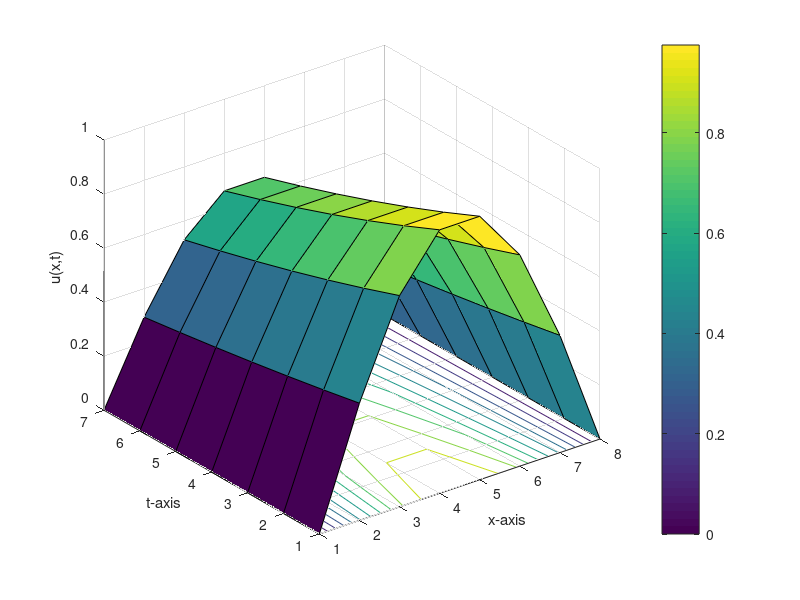
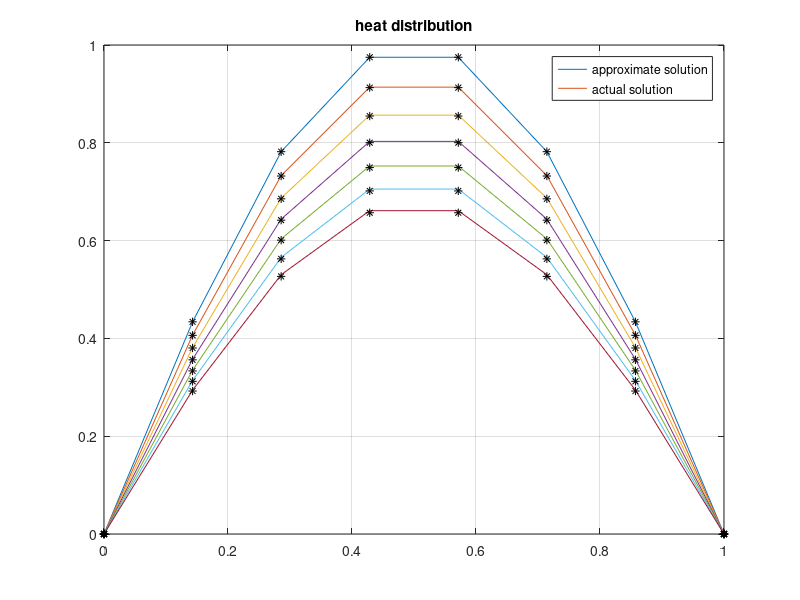

These figures' MATLAB source, in order:
% Use the Crank-Nicolson method to approximate the solution of the heat
% equation
%
% du/dt = d^2u/dx^2,   0 < x < 1,  0 < t,
% u(0,t) = u(1,t) = 0,
% u(x,0) = sin(pi*x)
%
% and compare the result to the actual solution
% u(x,t) = exp(-pi^2*t)*sin(pi*x)

function crank1
clc
clf
clear all
c=1;
a=0;
b=1;
tf=0.04;
n=8;
m=7;
C1=0;
C2=0;
h=(b-a)/(n-1);
k=(tf-0)/(m-1);
r=(c^2*k)/(h^2);
s1=2+(2/r);
s2=(2/r)-2;
u=zeros(n,m);
for j=1:m
    u(1,j)=C1;
    u(n,j)=C2;
end
for i=2:n-1
    u(i,1)=f(a+(i-1)*h);
end
A=zeros(n,n);
A(1,1)=1;
A(n,n)=1;
for i=2:n-1
    A(i,i-1)=-1;
    A(i,i)=s1;
    A(i,i+1)=-1;
end
for j=2:m
    for i=2:n-1
        F(1,j-1)=C1;
        F(i,j-1)=u(i-1,j-1)+s2*u(i,j-1)+u(i+1,j-1);
        F(n,j-1)=C2;
    end
    u(:,j)=inv(A)*F(:,j-1);
end
disp('Result=')
num2str(u')
figure (1)
surfc(u')
colorbar
grid on
xlabel('x-axis');
ylabel('t-axis');
zlabel('u(x,t)');
hold off
figure(2)
x=linspace(a,b,n);
v=zeros(n,m);
for j=1:m
    v(:,j)=g(x,(j-1)*k);
end
plot(x,u)             
hold on
plot(x,v,'*k')        
grid on
title('heat distribution');
legend('approximate solution','actual solution');
function z=f(x)
z=sin(x*pi);
function z=g(x,t)
z=exp(-pi^2*t)*sin(pi*x);
